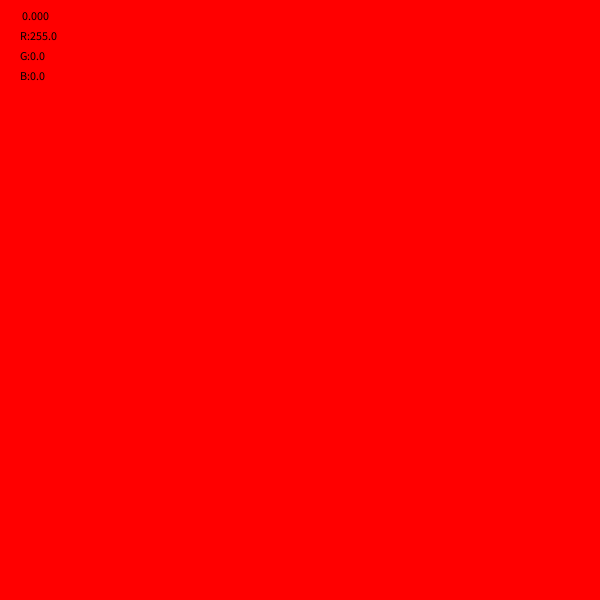
Frame 1 (no input)
Frame 60 (the mouse pressed at the canvas centre just before this capture): identical to frame 1, image omitted
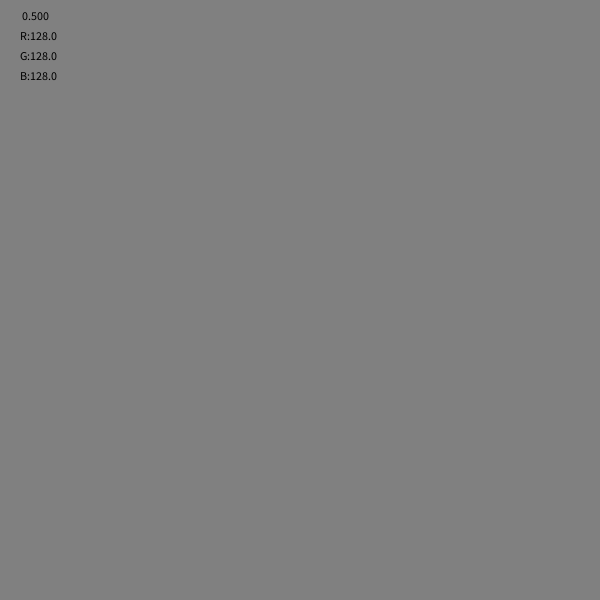
Frame 120 (the mouse held since frame 60 and released just before this capture)

The Processing sketch that drew these frames (run headless with seeded random() and noise(); from frame 60 on, the mouse is pressed at the canvas centre):

// Processing sketch: lerpColor
// ── lerpColor.pde
color c;
color r = color(255, 0, 0);
color g = color(0, 255, 0);
color b = color(0, 0, 255);
color cyan = color(0, 255, 255);


void setup() {
size(600,600);  

colorMode(RGB, 255, 255, 255);
}

void draw() {
  //use mouseX to control a value [0-1]
  float amount = mouseX / float(width);
  
  //interpolate between two colors nased on amout
  c = lerpColor(r, cyan, amount);
  
  background(c);
  
  fill(0);
  text(amount, 20, 20);
  text("R:" + red(c), 20, 40);
  text("G:" + green(c), 20, 60);
  text("B:" + blue(c), 20, 80);
}
